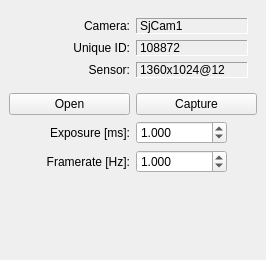
<?xml version="1.0" encoding="UTF-8"?>
<ui version="4.0">
 <class>CameraDock</class>
 <widget class="QDockWidget" name="CameraDock">
  <property name="geometry">
   <rect>
    <x>0</x>
    <y>0</y>
    <width>266</width>
    <height>260</height>
   </rect>
  </property>
  <property name="sizePolicy">
   <sizepolicy hsizetype="Preferred" vsizetype="Maximum">
    <horstretch>0</horstretch>
    <verstretch>0</verstretch>
   </sizepolicy>
  </property>
  <property name="locale">
   <locale language="English" country="UnitedStates"/>
  </property>
  <property name="features">
   <set>QDockWidget::NoDockWidgetFeatures</set>
  </property>
  <property name="allowedAreas">
   <set>Qt::RightDockWidgetArea</set>
  </property>
  <property name="windowTitle">
   <string>Settings</string>
  </property>
  <widget class="QWidget" name="dockWidgetContents">
   <layout class="QGridLayout" name="gridLayout_2">
    <item row="0" column="0" colspan="2">
     <widget class="QFrame" name="frame">
      <property name="frameShape">
       <enum>QFrame::NoFrame</enum>
      </property>
      <property name="frameShadow">
       <enum>QFrame::Sunken</enum>
      </property>
      <layout class="QGridLayout" name="gridLayout">
       <item row="0" column="1">
        <widget class="QLabel" name="labelCamera">
         <property name="sizePolicy">
          <sizepolicy hsizetype="Preferred" vsizetype="Fixed">
           <horstretch>0</horstretch>
           <verstretch>0</verstretch>
          </sizepolicy>
         </property>
         <property name="frameShape">
          <enum>QFrame::Panel</enum>
         </property>
         <property name="frameShadow">
          <enum>QFrame::Sunken</enum>
         </property>
         <property name="lineWidth">
          <number>1</number>
         </property>
         <property name="text">
          <string>SjCam1</string>
         </property>
         <property name="margin">
          <number>1</number>
         </property>
        </widget>
       </item>
       <item row="1" column="1">
        <widget class="QLabel" name="labelCameraId">
         <property name="sizePolicy">
          <sizepolicy hsizetype="Preferred" vsizetype="Fixed">
           <horstretch>0</horstretch>
           <verstretch>0</verstretch>
          </sizepolicy>
         </property>
         <property name="frameShape">
          <enum>QFrame::Panel</enum>
         </property>
         <property name="frameShadow">
          <enum>QFrame::Sunken</enum>
         </property>
         <property name="text">
          <string>108872</string>
         </property>
         <property name="margin">
          <number>1</number>
         </property>
        </widget>
       </item>
       <item row="2" column="0">
        <widget class="QLabel" name="label_7">
         <property name="text">
          <string>Sensor:</string>
         </property>
         <property name="alignment">
          <set>Qt::AlignRight|Qt::AlignTrailing|Qt::AlignVCenter</set>
         </property>
        </widget>
       </item>
       <item row="0" column="0">
        <widget class="QLabel" name="label_4">
         <property name="text">
          <string>Camera:</string>
         </property>
         <property name="alignment">
          <set>Qt::AlignRight|Qt::AlignTrailing|Qt::AlignVCenter</set>
         </property>
        </widget>
       </item>
       <item row="2" column="1">
        <widget class="QLabel" name="labelSensor">
         <property name="sizePolicy">
          <sizepolicy hsizetype="Preferred" vsizetype="Fixed">
           <horstretch>0</horstretch>
           <verstretch>0</verstretch>
          </sizepolicy>
         </property>
         <property name="frameShape">
          <enum>QFrame::Panel</enum>
         </property>
         <property name="frameShadow">
          <enum>QFrame::Sunken</enum>
         </property>
         <property name="text">
          <string>1360x1024@12</string>
         </property>
         <property name="margin">
          <number>1</number>
         </property>
        </widget>
       </item>
       <item row="1" column="0">
        <widget class="QLabel" name="label_5">
         <property name="text">
          <string>Unique ID:</string>
         </property>
         <property name="alignment">
          <set>Qt::AlignRight|Qt::AlignTrailing|Qt::AlignVCenter</set>
         </property>
        </widget>
       </item>
      </layout>
     </widget>
    </item>
    <item row="1" column="0">
     <widget class="QPushButton" name="buttonOpen">
      <property name="text">
       <string>Open</string>
      </property>
      <property name="checkable">
       <bool>true</bool>
      </property>
     </widget>
    </item>
    <item row="1" column="1">
     <widget class="QPushButton" name="buttonCapture">
      <property name="text">
       <string>Capture</string>
      </property>
      <property name="checkable">
       <bool>true</bool>
      </property>
     </widget>
    </item>
    <item row="2" column="0">
     <widget class="QLabel" name="label">
      <property name="text">
       <string>Exposure [ms]:</string>
      </property>
      <property name="alignment">
       <set>Qt::AlignRight|Qt::AlignTrailing|Qt::AlignVCenter</set>
      </property>
     </widget>
    </item>
    <item row="2" column="1">
     <layout class="QHBoxLayout" name="horizontalLayout_2">
      <item>
       <widget class="QDoubleSpinBox" name="spinExposure">
        <property name="decimals">
         <number>3</number>
        </property>
        <property name="maximum">
         <double>100000.000000000000000</double>
        </property>
        <property name="value">
         <double>1.000000000000000</double>
        </property>
       </widget>
      </item>
      <item>
       <widget class="QToolButton" name="buttonExposure">
        <property name="text">
         <string/>
        </property>
        <property name="icon">
         <iconset resource="sjcclient.qrc">
          <normaloff>:/icons/view-refresh.svg</normaloff>:/icons/view-refresh.svg</iconset>
        </property>
        <property name="autoRaise">
         <bool>true</bool>
        </property>
       </widget>
      </item>
     </layout>
    </item>
    <item row="3" column="0">
     <widget class="QLabel" name="label_2">
      <property name="text">
       <string>Framerate [Hz]:</string>
      </property>
      <property name="alignment">
       <set>Qt::AlignRight|Qt::AlignTrailing|Qt::AlignVCenter</set>
      </property>
     </widget>
    </item>
    <item row="3" column="1">
     <layout class="QHBoxLayout" name="horizontalLayout">
      <item>
       <widget class="QDoubleSpinBox" name="spinFrameRate">
        <property name="decimals">
         <number>3</number>
        </property>
        <property name="value">
         <double>1.000000000000000</double>
        </property>
       </widget>
      </item>
      <item>
       <widget class="QToolButton" name="buttonFrameRate">
        <property name="text">
         <string/>
        </property>
        <property name="icon">
         <iconset resource="sjcclient.qrc">
          <normaloff>:/icons/view-refresh.svg</normaloff>:/icons/view-refresh.svg</iconset>
        </property>
        <property name="autoRaise">
         <bool>true</bool>
        </property>
       </widget>
      </item>
     </layout>
    </item>
    <item row="4" column="0">
     <spacer name="verticalSpacer">
      <property name="orientation">
       <enum>Qt::Vertical</enum>
      </property>
      <property name="sizeHint" stdset="0">
       <size>
        <width>20</width>
        <height>1</height>
       </size>
      </property>
     </spacer>
    </item>
   </layout>
  </widget>
 </widget>
 <tabstops>
  <tabstop>buttonOpen</tabstop>
  <tabstop>buttonCapture</tabstop>
  <tabstop>spinExposure</tabstop>
  <tabstop>buttonExposure</tabstop>
  <tabstop>spinFrameRate</tabstop>
  <tabstop>buttonFrameRate</tabstop>
 </tabstops>
 <resources>
  <include location="sjcclient.qrc"/>
 </resources>
 <connections/>
</ui>
